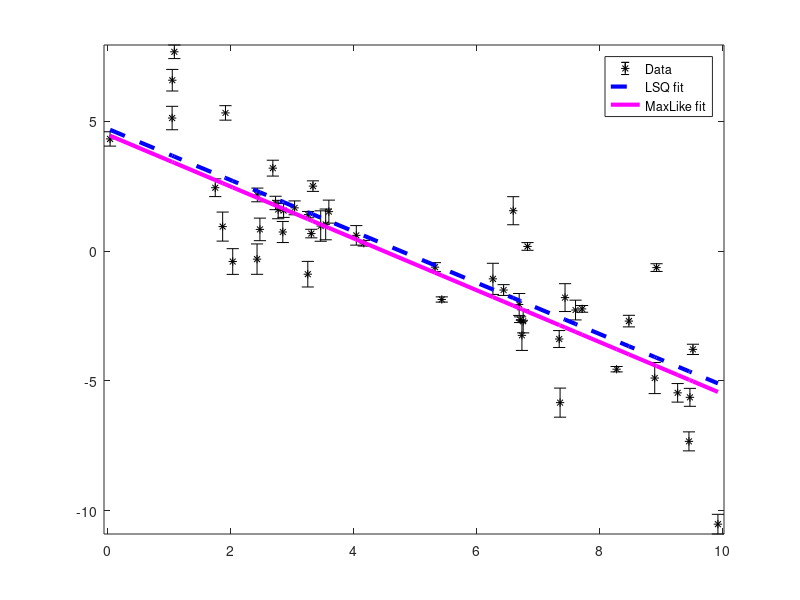

This chart was generated by the following MATLAB code: (Note: this script raises an error after producing the figure.)
%% Fitting a line
%
% This demo follows the linefit example of EMCEE for python. 
% See full description here: http://dan.iel.fm/emcee/current/user/line/
% 
%

addpath ..  %first we add the path of the toolbox folder 

%% Generate synthetic data
%
% First we generate some noisy data which falls on a line. We know the true
% parameters of the line and the parameters of the noise added to the
% observations.
% 
% In this surrogate data there are two sources of uncertainty. One source
% with known variance (yerr), and another multiplicative uncertainty with 
% unknown variance. 


% This is the true model parameters used to generate the noise 
m_true = [-0.9594;4.294;log(0.534)]

N = 50;
x = sort(10*rand(1,N)); 
yerr = 0.1+0.5*rand(1,N);
y = m_true(1)*x+m_true(2);
y = y + abs(exp(m_true(3))*y) .* randn(1,N);
y = y + yerr .* randn(1,N);


close all %close all figures 
errorbar(x,y,yerr,'k*');
axis tight



%% Least squares fit
% 
% lscov can be used to fit a straight line to the data assuming that the 
% errors in yerr are correct. Notice how this results in very optimistic
% uncertainties on the slope and intercept. This is because this method
% only accounts for the known source of error. 
%

[m_lsq,sigma_mlsq,MSE]=lscov([x;ones(size(x))]',y',diag(yerr.^2));
sigma_m_lsq=sigma_mlsq/sqrt(MSE); %see help on lscov
m_lsq
sigma_m_lsq

hold on
plot(x,polyval(m_lsq,x),'b--','linewidth',3)


%% Maximum likelihood estimate
%
% We define a likelihood function consistent with how the data was generated, and 
% then we use fminsearch to find the max-likelihood fit of the model to the data. 
%

% First we define a helper function equivalent to calling log(normpdf(x,mu,sigma))
% but has higher precision because it avoids truncation errors associated with calling 
% log(exp(xxx)).
lognormpdf=@(x,mu,sigma)-0.5*((x-mu)./sigma).^2  -log(sqrt(2*pi).*sigma);

forwardmodel=@(m)m(1)*x + m(2);
variancemodel=@(m) yerr.^2 + (forwardmodel(m)*exp(m(3))).^2;

logLike=@(m)sum(lognormpdf(y,forwardmodel(m),sqrt(variancemodel(m))));


m_best=fminsearch(@(m)-logLike(m),[polyfit(x,y,1) 0]')

hold on
plot(x,forwardmodel(m_best),'m','linewidth',3)

legend('Data','LSQ fit','MaxLike fit')

%% prior information
%
% Here we formulate our prior knowledge about the model parameters. Here we use 
% flat priors within a strict range for each of the 3 model parameters. 
%

logprior =@(m) log( double((m(1)>-5)&&(m(1)<0.5) && (m(2)>0)&&(m(2)<10) && (m(3)>-10)&&(m(3)<1)) );

%% Find the posterior distribution using GWMCMC
%
% Now we apply the MCMC hammer to draw samples from the posterior.
%
%

% first we initialize the ensemble of walkers in a small gaussian ball 
% around the max-likelihood estimate. 
minit=bsxfun(@plus,m_best,randn(3,100)*0.01);

% Apply the hammer:
tic
m=gwmcmc(minit,{logprior logLike},100000,'ThinChain',5);
toc

%todo: more diagnostic plots. 

% TRACE plot


m(:,:,1:end*.2)=[]; %crop 20% to get rid of burn-in. 

figure
eacorr(m)
title('Markov Chain auto correlation')


figure

m=m(:,:)'; %flatten the chain

%plot 100 samples...
for kk=1:100
    r=ceil(rand*size(m,1));
    h=plot(x,forwardmodel(m(r,:)),'color',[1 .8 1]*.9);
    hold on
end
h(2)=errorbar(x,y,yerr,'k*');
h(3)=plot(x,forwardmodel(median(m)),'m','linewidth',3);
h(4)=plot(x,forwardmodel(m_lsq),'b--','linewidth',3);
h(5)=plot(x,forwardmodel(m_true),'r','linewidth',3);



axis tight

legend(h,'samples from posterior','Data','GWMCMC median','LSQ fit','Truth')

